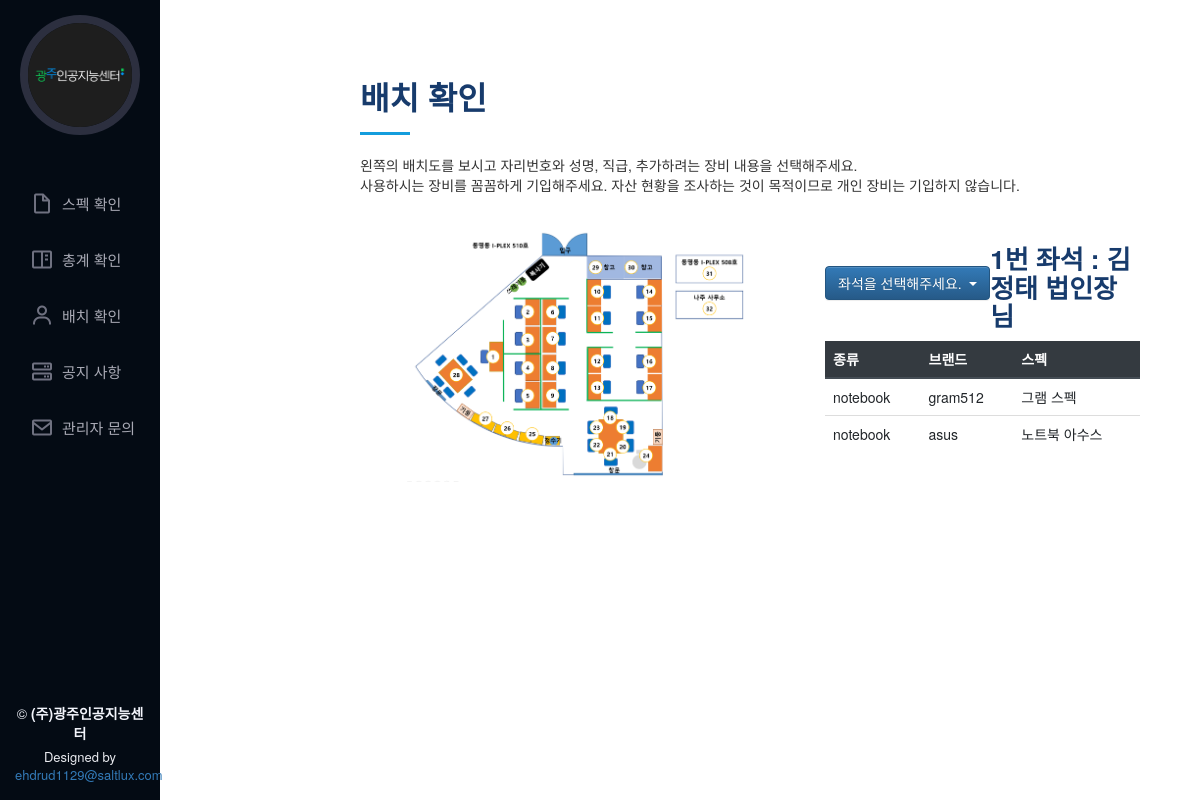
Page /check_seat/1 on the committed database.
### app_equipments/models.py (models this page shows)
class User(models.Model):
    user_id = models.AutoField(primary_key=True)
    name = models.CharField(max_length=20, default='')  # CharField should be indicated with max_length
    rank = models.CharField(max_length=20, default='', choices=RANK_CHOICES)
    seat = models.IntegerField(default=1, unique=True)
    def __str__(self):
        return str(self.name) + " | " + str(self.seat)

class Device(models.Model):
    device_id = models.AutoField(primary_key=True)
    type = models.CharField(max_length=20, default='', choices=TYPE_CHOICES)
    brand = models.CharField(max_length=20, default='', choices=BRAND_CHOICES)
    purchase_date = DateField(blank=True, default=datetime.date.today)
    spec = models.TextField(blank=True, default='')
    def __str__(self):
        return str(self.type) + " | " + str(self.brand)

### app_equipments/views.py (the view)
# urls.py: path('check_seat/<int:seat>', check_seat, name='check_seat'),
def check_seat(request, seat):
    seat_all = User.objects.all()
    print('1 :', seat_all)
    seat_list = []
    for i in seat_all:
        seat_list.append(i.seat)
    seat_list.sort()
    print('2 :', seat_list)
    user = User.objects.filter(seat=seat)
    print('3 :', user)
    usage = Usage.objects.filter(user_id=user[0].user_id).order_by('device_id')
    print('4 :', usage)
    device_usage_info = []
    for i in usage:
        device = str(i.device_id).split('|')
        device_usage = Device.objects.filter(type=device[0].strip(), brand=device[1].strip())
        device_info = {
            'type': device[0],
            'brand': device[1],
            'spec': device_usage[0].spec
        }
        device_usage_info.append(device_info)
    return render(request, 'app_equipments/menu/check_seat.html', {'seat_list':seat_list, 'user': user, 'device_usage_info': device_usage_info})

### app_equipments/models.py (called while the page is built)
    def __str__(self):
        return str(self.user_id) + " | " + str(self.device_id)

### app_equipments/templates/app_equipments/menu/check_seat.html (shortened to what this page needs)
{% extends 'app_equipments/base/base.html' %}
{% load static %}
{% block content %}
<main id="main">
  <section id="about" class="about">
    <div class="container about-area">
      <div class="section-title">
        <h2>배치 확인</h2>
        <p>왼쪽의 배치도를 보시고 자리번호와 성명, 직급,  추가하려는 장비 내용을 선택해주세요.</p>
        <p>사용하시는 장비를 꼼꼼하게 기입해주세요. 자산 현황을 조사하는 것이 목적이므로 개인 장비는 기입하지 않습니다.</p>
      </div>
      <div class="row">
        <div class="col-lg-6" data-aos="fade-right">
          <img src='{% static "app_equipments/assets/img/seats.PNG" %}' class="img-seats" alt="">
        </div>
        <div class="col-lg-6 pt-4 pt-lg-0 content" data-aos="fade-left">
          <div class="col-lg-12">
            <div>
              <table>
                <tr>
                  <td width="43%">
                    <div class="dropdown">
                      <button type="button" class="btn btn-primary dropdown-toggle" data-toggle="dropdown" aria-haspopup="true" aria-expanded="false">
                      좌석을 선택해주세요.
                      </button>
                    </div>
                  </td>
                  <td>
                    {% for user_info in user %}
                    <h3>{{user_info.seat}}번 좌석 : {{user_info.name}} {{user_info.rank}}</h3>
                    {% endfor %}
                  </td>
                </tr>
              </table>
            </div>
            <table class="table">
              <thead class="thead-dark">
                <tr>
                  <th scope="col">종류</th>
                  <th scope="col">브랜드</th>
                  <th scope="col">스펙</th>
                </tr>
              </thead>
              <tbody>
              {% for device_info in device_usage_info %}
                <tr>
                  <td>{{device_info.type}}</td>
                  <td>{{device_info.brand}}</td>
                  <td>{{device_info.spec}}</td>
                </tr>
              {% endfor %}
              </tbody>
            </table>
          </div>
        </div>
      </div>
    </div>
  </section>
</main>
{% endblock %}

### app_equipments/static/app_equipments/assets/css/style.css (style rules this page uses)
body { font-family: "Open Sans", sans-serif; color: #272829; }
h1, h2, h3, h4, h5, h6 { font-family: "Raleway", sans-serif; }
.container { width:100% !important; }
.about-area { max-width: 90%; }
.img-seats { width : 100%; height: auto; }
.col-lg-6 { padding-left: 6rem !important; padding-right: 0rem !important; }
#about { height: 60rem; }
#main { margin-left: 300px; }
section { padding: 60px 0; overflow: hidden; }
.section-title { padding-bottom: 30px; }
.section-title h2 { font-size: 32px; font-weight: bold; margin-bottom: 20px; padding-bottom: 20px; position: relative; color: #173b6c; }
.section-title h2::after { content: ''; position: absolute; display: block; width: 50px; height: 3px; background: #149ddd; bottom: 0; left: 0; }
.section-title p { margin-bottom: 0; }
.about .content h3 { font-weight: 700; font-size: 26px; color: #173b6c; }

### rows in the picture
User: seat "1", name "김정태", rank "법인장님"
Device: type "notebook", brand "gram512", spec "그램 스펙"
Device: type "notebook", brand "asus", spec "노트북 아수스"
